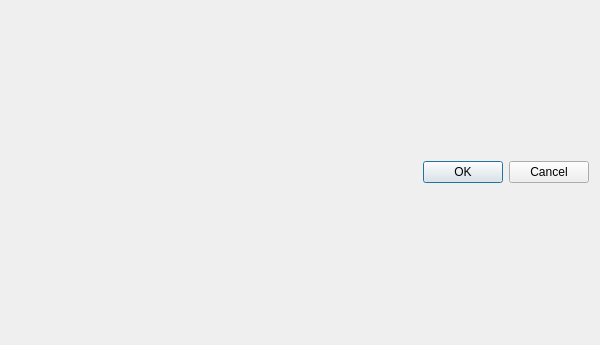
<?xml version="1.0" encoding="UTF-8"?>
<!--
  Q Light Controller Plus
  fixtureselection.ui

  Copyright (c) 2015 Massimo Callegari

  Licensed under the Apache License, Version 2.0 (the "License");
  you may not use this file except in compliance with the License.
  You may obtain a copy of the License at

      http://www.apache.org/licenses/LICENSE-2.0.txt

  Unless required by applicable law or agreed to in writing, software
  distributed under the License is distributed on an "AS IS" BASIS,
  WITHOUT WARRANTIES OR CONDITIONS OF ANY KIND, either express or implied.
  See the License for the specific language governing permissions and
  limitations under the License.
-->
<ui version="4.0">
 <class>FixtureSelection</class>
 <widget class="QDialog" name="FixtureSelection">
  <property name="geometry">
   <rect>
    <x>0</x>
    <y>0</y>
    <width>600</width>
    <height>345</height>
   </rect>
  </property>
  <property name="windowTitle">
   <string>Select fixture</string>
  </property>
  <layout class="QVBoxLayout">
   <item>
    <layout class="QVBoxLayout" name="m_mainLayout"/>
   </item>
   <item>
    <widget class="QDialogButtonBox" name="m_buttonBox">
     <property name="orientation">
      <enum>Qt::Horizontal</enum>
     </property>
     <property name="standardButtons">
      <set>QDialogButtonBox::Cancel|QDialogButtonBox::Ok</set>
     </property>
    </widget>
   </item>
  </layout>
 </widget>
 <resources/>
 <connections>
  <connection>
   <sender>m_buttonBox</sender>
   <signal>accepted()</signal>
   <receiver>FixtureSelection</receiver>
   <slot>accept()</slot>
   <hints>
    <hint type="sourcelabel">
     <x>248</x>
     <y>254</y>
    </hint>
    <hint type="destinationlabel">
     <x>157</x>
     <y>274</y>
    </hint>
   </hints>
  </connection>
  <connection>
   <sender>m_buttonBox</sender>
   <signal>rejected()</signal>
   <receiver>FixtureSelection</receiver>
   <slot>reject()</slot>
   <hints>
    <hint type="sourcelabel">
     <x>316</x>
     <y>260</y>
    </hint>
    <hint type="destinationlabel">
     <x>286</x>
     <y>274</y>
    </hint>
   </hints>
  </connection>
 </connections>
</ui>
